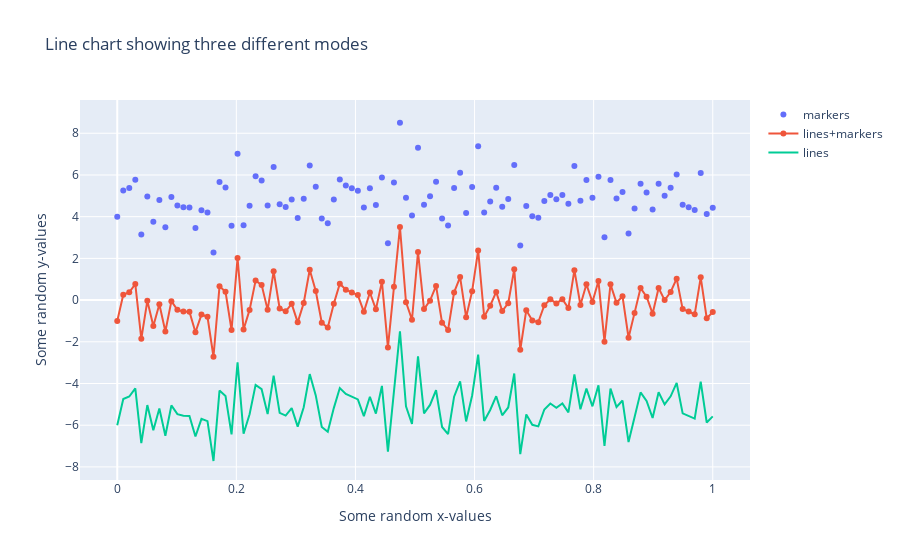

Source (notebook cell):
### Markdown cell above
# Line plot

### Code cell
# 1000 values from the interval <0,1>, equidistantly divided
x_values = np.linspace(0, 1, 100)

# 100 sample from a standard normal distribution
y_values = np.random.randn(100)   

# create traces
trace0 = go.Scatter(
    x = x_values,
    y = y_values+5,
    mode = 'markers',
    name = 'markers'
)
trace1 = go.Scatter(
    x = x_values,
    y = y_values,
    mode = 'lines+markers',
    name = 'lines+markers'
)
trace2 = go.Scatter(
    x = x_values,
    y = y_values-5,
    mode = 'lines',
    name = 'lines'
)

# create the data
data = [trace0, trace1, trace2]  # assign traces to data

# create the layout
layout = go.Layout(
    title = 'Line chart showing three different modes',
    xaxis = dict(title = 'Some random x-values'), # x-axis label
    yaxis = dict(title = 'Some random y-values')
)

# crate the fig
fig = go.Figure(data=data,layout=layout)
fig.show()
